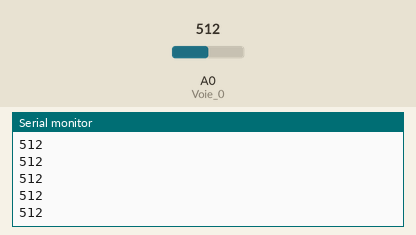
Recording of a sketch running on a simulated Arduino Uno, built with avr-gcc and run on an emulated ATmega328P. On the bench: the last lines printed to the serial monitor. The inputs (shaded band) are chosen by the test bench; at power-on: A0 (Voie_0) = 512.

Above: at 1.2 s.
1.3 s: A0 (Voie_0) set to 716
At 2.0 s:
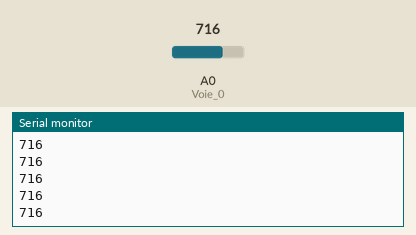
2.8 s: A0 (Voie_0) set to 900
At 3.6 s:
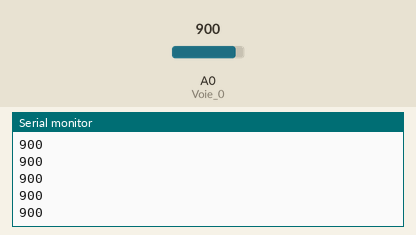
Timing chart, 0 to 5.8 s (numbered marks = the images above; inputs shaded):
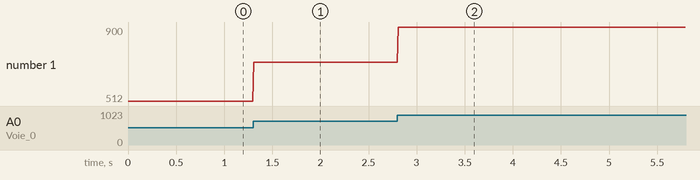

The sketch:

flame_sensor.ino
```cpp
// Wire connections :
// + -> 5V
// GND -> GND
// S -> A0
const int Voie_0=0; //analogic
//const int Voie_0=4 // digital


int raw=0;

void setup()   {

Serial.begin(9600);
}


void loop(){

//raw=digitalRead(Voie_0);
raw=analogRead(Voie_0);
Serial.println(raw); // less than  50 -> flame

delay(10);

}
```

Measured:
- after the input at 1.3 s, the serial monitor: prints a new line at once (image 1)
- after the input at 2.8 s, the serial monitor: prints a new line at once (image 2)
- plotted number 1: 512 → 716 after the input at 1.3 s, 716 → 900 after the input at 2.8 s
